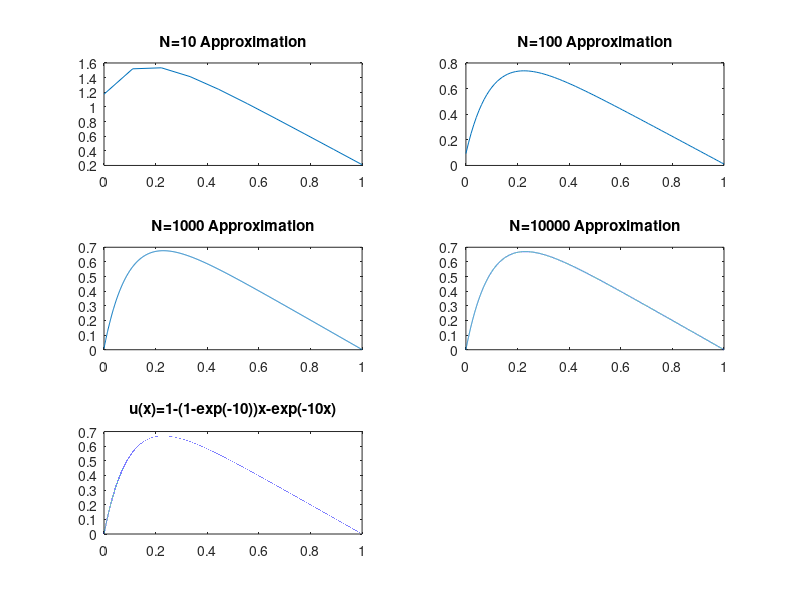

MATLAB code to generate this figure:
N10 = csvread('N10.txt');
N100 = csvread('N100.txt');
N1000 = csvread('N1000.txt');
N10000 = csvread('N10000.txt');

x10 = linspace(0,1,10);
x100 = linspace(0,1,100);
x1000 = linspace(0,1,1000);
x10000 = linspace(0,1,10000);
x = linspace(0,1,100000);

actual = 1-(1-exp(-10)).*x-exp(-10.*x);

subplot(3,2,1);
plot(x10,N10);
title('N=10 Approximation');
subplot(3,2,2);
plot(x100,N100);
title('N=100 Approximation');
subplot(3,2,3);
plot(x1000,N1000);
title('N=1000 Approximation');
subplot(3,2,4);
plot(x10000,N10000);
title('N=10000 Approximation');
subplot(3,2,5);
plot(x,actual);
title('u(x)=1-(1-exp(-10))x-exp(-10x)');

